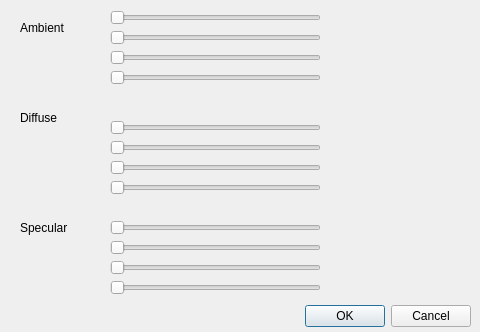
<?xml version="1.0" encoding="UTF-8"?>
<ui version="4.0">
 <class>lightoptions</class>
 <widget class="QDialog" name="lightoptions">
  <property name="geometry">
   <rect>
    <x>0</x>
    <y>0</y>
    <width>480</width>
    <height>332</height>
   </rect>
  </property>
  <property name="windowTitle">
   <string>Light options</string>
  </property>
  <widget class="QDialogButtonBox" name="buttonBox">
   <property name="geometry">
    <rect>
     <x>10</x>
     <y>300</y>
     <width>461</width>
     <height>32</height>
    </rect>
   </property>
   <property name="orientation">
    <enum>Qt::Horizontal</enum>
   </property>
   <property name="standardButtons">
    <set>QDialogButtonBox::Cancel|QDialogButtonBox::Ok</set>
   </property>
  </widget>
  <widget class="QLabel" name="label_2">
   <property name="geometry">
    <rect>
     <x>20</x>
     <y>110</y>
     <width>61</width>
     <height>16</height>
    </rect>
   </property>
   <property name="text">
    <string>Diffuse</string>
   </property>
  </widget>
  <widget class="QSlider" name="hsambientR">
   <property name="geometry">
    <rect>
     <x>110</x>
     <y>10</y>
     <width>211</width>
     <height>16</height>
    </rect>
   </property>
   <property name="maximum">
    <number>100</number>
   </property>
   <property name="orientation">
    <enum>Qt::Horizontal</enum>
   </property>
  </widget>
  <widget class="QLabel" name="label_3">
   <property name="geometry">
    <rect>
     <x>20</x>
     <y>220</y>
     <width>61</width>
     <height>16</height>
    </rect>
   </property>
   <property name="text">
    <string>Specular</string>
   </property>
  </widget>
  <widget class="QSlider" name="hsambientA">
   <property name="geometry">
    <rect>
     <x>110</x>
     <y>70</y>
     <width>211</width>
     <height>16</height>
    </rect>
   </property>
   <property name="maximum">
    <number>100</number>
   </property>
   <property name="orientation">
    <enum>Qt::Horizontal</enum>
   </property>
  </widget>
  <widget class="QSlider" name="hsspecularG">
   <property name="geometry">
    <rect>
     <x>110</x>
     <y>240</y>
     <width>211</width>
     <height>16</height>
    </rect>
   </property>
   <property name="maximum">
    <number>100</number>
   </property>
   <property name="orientation">
    <enum>Qt::Horizontal</enum>
   </property>
  </widget>
  <widget class="QSlider" name="hsspecularA">
   <property name="geometry">
    <rect>
     <x>110</x>
     <y>280</y>
     <width>211</width>
     <height>16</height>
    </rect>
   </property>
   <property name="maximum">
    <number>100</number>
   </property>
   <property name="orientation">
    <enum>Qt::Horizontal</enum>
   </property>
  </widget>
  <widget class="QSlider" name="hsambientG">
   <property name="geometry">
    <rect>
     <x>110</x>
     <y>30</y>
     <width>211</width>
     <height>16</height>
    </rect>
   </property>
   <property name="maximum">
    <number>100</number>
   </property>
   <property name="orientation">
    <enum>Qt::Horizontal</enum>
   </property>
  </widget>
  <widget class="QSlider" name="hsambientB">
   <property name="geometry">
    <rect>
     <x>110</x>
     <y>50</y>
     <width>211</width>
     <height>16</height>
    </rect>
   </property>
   <property name="maximum">
    <number>100</number>
   </property>
   <property name="orientation">
    <enum>Qt::Horizontal</enum>
   </property>
  </widget>
  <widget class="QSlider" name="hsspecularR">
   <property name="geometry">
    <rect>
     <x>110</x>
     <y>220</y>
     <width>211</width>
     <height>16</height>
    </rect>
   </property>
   <property name="maximum">
    <number>100</number>
   </property>
   <property name="orientation">
    <enum>Qt::Horizontal</enum>
   </property>
  </widget>
  <widget class="QLabel" name="label">
   <property name="geometry">
    <rect>
     <x>20</x>
     <y>20</y>
     <width>61</width>
     <height>16</height>
    </rect>
   </property>
   <property name="text">
    <string>Ambient</string>
   </property>
  </widget>
  <widget class="QSlider" name="hsdiffuseG">
   <property name="geometry">
    <rect>
     <x>110</x>
     <y>140</y>
     <width>211</width>
     <height>16</height>
    </rect>
   </property>
   <property name="maximum">
    <number>100</number>
   </property>
   <property name="orientation">
    <enum>Qt::Horizontal</enum>
   </property>
  </widget>
  <widget class="QSlider" name="hsdiffuseA">
   <property name="geometry">
    <rect>
     <x>110</x>
     <y>180</y>
     <width>211</width>
     <height>16</height>
    </rect>
   </property>
   <property name="maximum">
    <number>100</number>
   </property>
   <property name="orientation">
    <enum>Qt::Horizontal</enum>
   </property>
  </widget>
  <widget class="QSlider" name="hsdiffuseR">
   <property name="geometry">
    <rect>
     <x>110</x>
     <y>120</y>
     <width>211</width>
     <height>16</height>
    </rect>
   </property>
   <property name="maximum">
    <number>100</number>
   </property>
   <property name="orientation">
    <enum>Qt::Horizontal</enum>
   </property>
  </widget>
  <widget class="QSlider" name="hsspecularB">
   <property name="geometry">
    <rect>
     <x>110</x>
     <y>260</y>
     <width>211</width>
     <height>16</height>
    </rect>
   </property>
   <property name="maximum">
    <number>100</number>
   </property>
   <property name="orientation">
    <enum>Qt::Horizontal</enum>
   </property>
  </widget>
  <widget class="QSlider" name="hsdiffuseB">
   <property name="geometry">
    <rect>
     <x>110</x>
     <y>160</y>
     <width>211</width>
     <height>16</height>
    </rect>
   </property>
   <property name="maximum">
    <number>100</number>
   </property>
   <property name="orientation">
    <enum>Qt::Horizontal</enum>
   </property>
  </widget>
 </widget>
 <resources/>
 <connections>
  <connection>
   <sender>buttonBox</sender>
   <signal>accepted()</signal>
   <receiver>lightoptions</receiver>
   <slot>accept()</slot>
   <hints>
    <hint type="sourcelabel">
     <x>248</x>
     <y>254</y>
    </hint>
    <hint type="destinationlabel">
     <x>157</x>
     <y>274</y>
    </hint>
   </hints>
  </connection>
  <connection>
   <sender>buttonBox</sender>
   <signal>rejected()</signal>
   <receiver>lightoptions</receiver>
   <slot>reject()</slot>
   <hints>
    <hint type="sourcelabel">
     <x>316</x>
     <y>260</y>
    </hint>
    <hint type="destinationlabel">
     <x>286</x>
     <y>274</y>
    </hint>
   </hints>
  </connection>
 </connections>
</ui>
